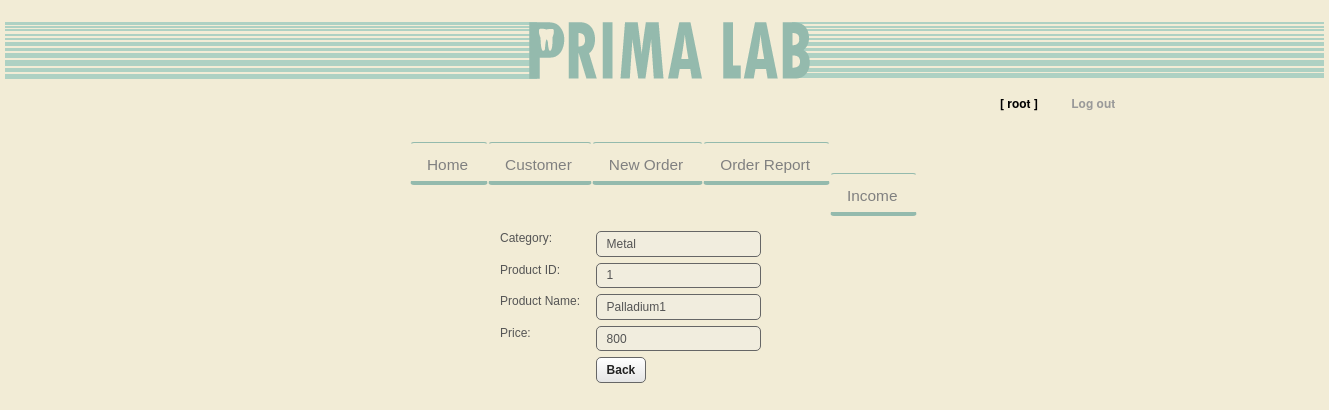
The app's page /Site/view-product.php?product_id=1 (signed in) with its own data.
### tables this page shows
CREATE TABLE `product` (
  `product_id` int(11) NOT NULL auto_increment,
  `product_name` varchar(50) default NULL,
  `price` int(11) default NULL,
  `category_id` int(11) default NULL,
  PRIMARY KEY  (`product_id`)
);

CREATE TABLE `category` (
  `category_id` int(11) NOT NULL auto_increment,
  `category_name` varchar(50) default NULL,
  PRIMARY KEY  (`category_id`)
);

### Site/view-product.php (the view, shortened to what this page needs)
<!DOCTYPE html PUBLIC "-//W3C//DTD XHTML 1.0 Strict//EN" "http://www.w3.org/TR/xhtml1/DTD/xhtml1-strict.dtd">
<html xmlns="http://www.w3.org/1999/xhtml">
<head>
<link href="css/reset.css" rel="stylesheet" type="text/css"/>
<link href="css/mian.css" rel="stylesheet" type="text/css" />
<link href="css/idealForms/idealForms.css" rel="stylesheet" type="text/css" media="screen"/>
<link href="css/idealForms/idealForms-theme-sapphire.css" rel="stylesheet" type="text/css" media="screen"/>
<link href="css/table.css" rel="stylesheet" type="text/css" />
</head>
<body>
<div id="wrapper-main">
	<div id="logo-left" class="left"></div>
	<div id="wrapper-logo-main" class="left"></div>
	<div id="logo-right" class="left"></div>
</div>
  <?PHP
   	if(!isset($_SESSION['username']))
	{
		echo "<script>alert('Please Login');window.location='login.php';</script>"
	?>
   <?php
   }else
   {
   ?>
<div id="login-box">
	<ul>
		<li>[ <?PHP echo $_SESSION['username']?> ]</li>
		<a href="logout.php"><li>Log out</li></a>
	</ul>
</div>
<?php } ?>
<div id="wrapper-menu">
<div id="top_navigation">
	<ul class="nav">
		<li><a href="index.php">Home</a></li>
		<li><a href="customer.php"> Customer</a></li>
		<li><a href="new-order.php">New Order</a></li>
		<li><a href="order-history.php">Order Report</a></li>
		<li><a href="report.php">Income</a></li>
	</ul>
</div>
</div>
<div id="wrapper-form-1">
		<?php
			 	$p_id  = $_GET['product_id'];
   				$sql   = "select * FROM product left join category on product.category_id = category.category_id WHERE product_id = '$p_id' ";
   				$query = mysql_query($sql) or die(mysql_error().": $sql");
   				$row   = mysql_fetch_array($query);
		?>
		<form name="form1"method="post">
			<div class="idealWrap">
			<label>Category:</label>
			<input type="text" id="category" name="category" value="<?php echo $row['category_name']?>" disabled="disabled"/>
			</div>
			<div class="idealWrap">
			<label>Product ID:</label>
			<input type="text" id="product_name" name="product_name" value="<?php echo $row['product_id']?>" disabled="disabled"/>
			</div>
			<div class="idealWrap">
			<label>Product Name:</label>
			<input type="text" id="product_name" name="product_name" value="<?php echo $row['product_name']?>" disabled="disabled"/>
			</div>
			<div class="idealWrap">
			<label>Price:</label>
			<input name="product_price" id="product_price" type="text" value="<?php echo $row['price']?>" disabled="disabled"/>
			</div>
			<div class="idealWrap">
				<label>&nbsp;</label>
				<a href="index.php"><input type="button" name="button" id="button" value="Back"/></a>
			</div>
	</form>
</div>
</body>
</html>

### Site/css/mian.css (style rules this page uses)
body { background-color: #F2ECD6; }
.left { float: left; }
#wrapper-logo-main { background-image: url(../images/logo_main.png); margin-top: 20px; background-repeat: no-repeat; height: 60px; width: 639px; margin-left: 0px; margin-right: auto; margin-bottom: auto; }
#wrapper-main { height: 80px; margin-right: auto; margin-left: auto; width: 1319px; }
#logo-left { height: 60px; width: 340px; margin-top: 20px; background-image: url(../images/bg.png); background-repeat: repeat-x; }
#logo-right { height: 60px; width: 340px; margin-top: 20px; background-image: url(../images/bg_right.png); background-repeat: repeat-x; }
#login-box { height: 30px; padding-top: 10px; width: 250px; margin-left: 1000px; color: #000; font-weight: bold; }
#login-box ul a { color: #999; text-decoration: none; }
#login-box ul li { display: inline; margin-right: 30px; }
#wrapper-menu { height: 80px; display: inline-block; list-style-type: none; margin-top: 10px; width: 650px; margin-right: auto; padding-left: 150px; padding-top: 5px; margin-left: 250px; }
#wrapper-menu ul li { display: inline; margin-right: 60px; margin-top: auto; margin-bottom: auto; }
#wrapper-form-1 { width: 500px; padding-top: 10px; margin-left: 500px; margin-right: auto; }
* { margin : 0; padding : 0; list-style : none; text-decoration : none; line-height : 27px; }
#top_navigation { background : transparent; width: 800px; height : 77px; list-style : none; margin-top : 7px; margin-bottom : 11px; width : 100%; }
ul.nav { background : transparent; width: 800px; height : 57px; line-height : 31px; list-style : none; padding : 0 10px; font-size : 14px; }
ul.nav li { display : inline; padding : 0; background : transparent; }
ul.nav a { background : transparent; height : 20px; font-size : 1.1em; color : #808080; float : left; padding : 8px 19px 10px 16px; text-decoration : none; border-top: 1px solid #94BAAD; border-bottom : 4px solid #94BAAD; border-left : 1px solid transparent; border-right : 1px solid transparent; border-radius : 4px; -moz-border-radius : 4px; -webkit-border-radius: 4px; font-family: Arial, Helvetica, sans-serif; }

### Site/css/idealForms/idealForms.css (style rules this page uses)
form { margin: 2em 0; }
form * { font: normal 12px Arial }
textarea, input[type="text"], input[type="password"] { width: 12em; }
textarea, input[type="text"], input[type="password"], ul.idealSelect li, a.button { padding: .4em .8em; }
form div.idealWrap, form div.idealWrap p { margin: .5em 0; }
form div.idealWrap > label { width: 8em; float: left; }
.button, ul.idealSelect div li, ul.idealSelect ul, input[type="text"], input[type="password"], textarea { border-radius: 5px; -moz-border-radius: 5px; -webkit-border-radius: 5px; }
.button, textarea, ul.idealSelect div li, ul.idealSelect ul, input[type="text"], input[type="password"], label input[type="radio"] + span, label input[type="checkbox"] + span, ul.idealSelect:hover ul, ul.idealSelect ul li:last-child, ul.idealSelect div.menuOpen li, ul.idealSelect.menuOpen div li { border-radius: 0\9; }

### Site/css/idealForms/idealForms-theme-sapphire.css (style rules this page uses)
textarea, input[type="text"], input[type="password"] { border:1px solid #666; }

### Site/css/table.css (style rules this page uses)
html, body, div, span, object, iframe, h1, h2, h3, h4, h5, h6, p, blockquote, pre, abbr, address, cite, code, del, dfn, em, img, ins, kbd, q, samp, small, strong, sub, sup, var, b, i, dl, dt, dd, ol, ul, li, fieldset, form, label, legend, table, caption, tbody, tfoot, thead, tr, th, td { margin:0; padding:0; border:0; outline:0; font-size:100%; vertical-align:baseline; background:transparent; }
body { margin:0; padding:0; font:12px/15px "Helvetica Neue",Arial, Helvetica, sans-serif; color: #555; background:#F2ECD6; }
a { color:#666; }

### records on screen
product: category "Metal", product_name "1", product_name "Palladium1", product_price "800"

### other values on screen
$_SESSION['username'] "root"
